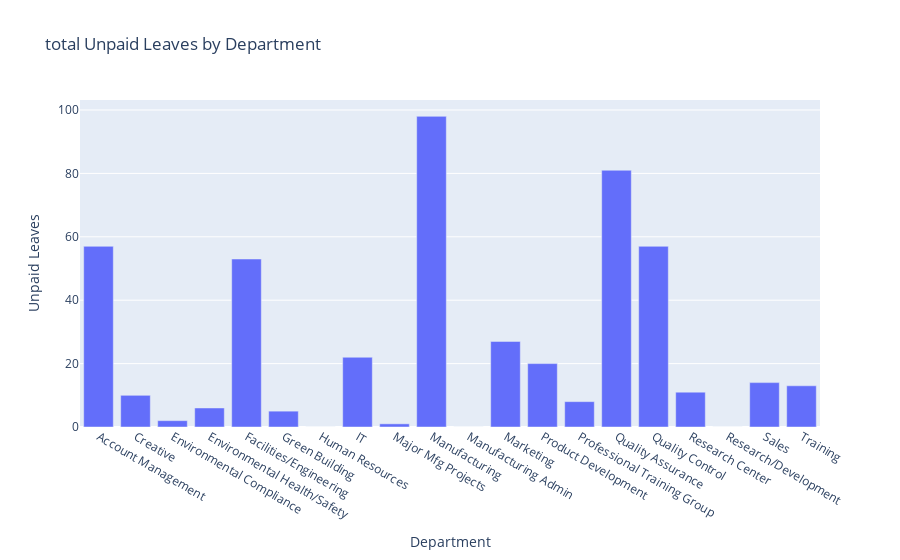

Here is the notebook cell this chart was saved with:
### Code cell
depart=dc.groupby("Department")["Unpaid Leaves"].sum()
fig=px.bar(x=depart.index,y=depart.values,labels={"x":"Department","y":"Unpaid Leaves"},title="total Unpaid Leaves by Department")
fig.show()

### Figure 1 — Plotly figure (JSON) as saved in the notebook; plotly's stock layout.template omitted (floating-point values rounded to 4 significant figures)
{"data": [{"hovertemplate": "Department=%{x}<br>Unpaid Leaves=%{y}<extra></extra>", "legendgroup": "", "marker": {"color": "#636efa", "pattern": {"shape": ""}}, "name": "", "orientation": "v", "showlegend": false, "textposition": "auto", "type": "bar", "x": ["Account Management", "Creative", "Environmental Compliance", "Environmental Health/Safety", "Facilities/Engineering", "Green Building", "Human Resources", "IT", "Major Mfg Projects", "Manufacturing", "Manufacturing Admin", "Marketing", "Product Development", "Professional Training Group", "Quality Assurance", "Quality Control", "Research Center", "Research/Development", "Sales", "Training"], "xaxis": "x", "y": [57, 10, 2, 6, 53, 5, 0, 22, 1, 98, 0, 27, 20, 8, 81, 57, 11, 0, 14, 13], "yaxis": "y"}], "layout": {"barmode": "relative", "legend": {"tracegroupgap": 0}, "title": {"text": "total Unpaid Leaves by Department"}, "xaxis": {"anchor": "y", "domain": [0, 1], "title": {"text": "Department"}}, "yaxis": {"anchor": "x", "domain": [0, 1], "title": {"text": "Unpaid Leaves"}}}}
